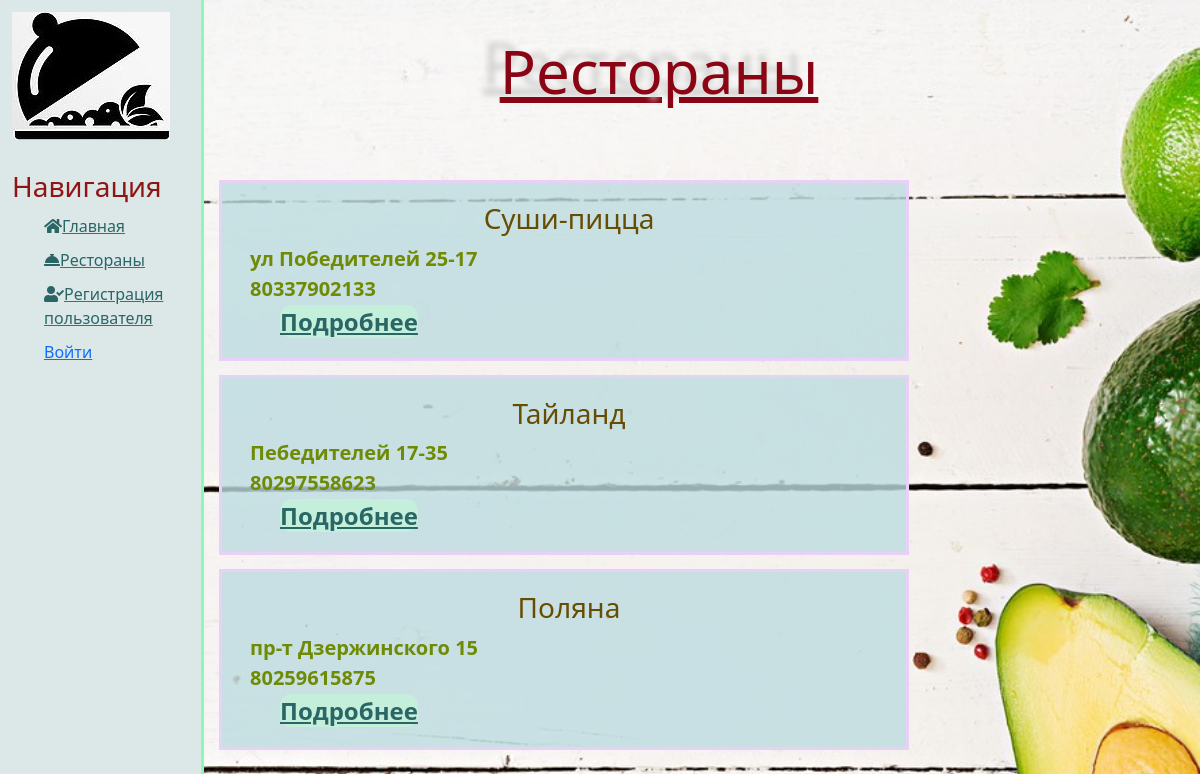
The app's page /restoran/ with its own data.
### restoran/models.py (models this page shows, shortened)
class Restoran(models.Model):
    nazvan=models.CharField('Название ресторана', max_length=30)
    adres=models.CharField('Адрес', max_length=50)
    telefon=models.IntegerField('Телефон')
    content = models.TextField(blank=True, verbose_name="Описание рестрана")
    foto = models.ImageField('Фото ресторана', upload_to='photo/')
    class Meta:
        verbose_name='Ресторан'
        verbose_name_plural='Рестораны'

### restoran/views.py (the view)
# urls.py: path('', views.text, name='restoran'),
def text(request):
    restoran=Restoran.objects.all()
    username = auth.get_user(request).username
    if username:
        return render(request, 'restoran/restorani.html', {'restoran': restoran, 'username': username}, )
    else:
        return render(request, 'restoran/restoran_vse.html', {'restoran': restoran, 'username': username}, )

### restoran/templates/restoran/restoran_vse.html (shortened to what this page needs)
{% extends 'main/globo.html' %}
{%load static%}
{% block content %}
    <h1>Рестораны</h1>
     <br><br>
    {% for el in restoran %}
        <div class="alert-warning">
            <h3>{{ el.nazvan}}</h3>
            <p>{{ el.adres }}
            <p>{{ el.telefon }}</p>
            <p><a href="{% url 'about' el.id %}" > Подробнее </a></p>
        </div>
    {% endfor%}
{% endblock %}

### main/static/main/css/main.css (style rules this page uses)
body { background-image: url(../img/13.jpg); background-size: 1800px; }
main h1 { front-size: 50px; color: #8a0414; text-decoration: underline; font-size: 60px; text-align: center; text-shadow:#cccccc -17px -8px 6px; }
main p { background: linear-gradient(-45deg, #f1f5e4, #e8d0f7); color: #6f8a04; margin-top: 30px; outline: 5px solid #e8d0f7; font-weight:700; text-align: left; font-size: 20px; margin-left: 20px; }
.alert-warning { margin:2%; background: #bcdce0c9; outline: 3px solid #e8d0f7; margin-top: 20px; width: 76%; padding:2.0%; border-top: 1px solid transparent; }
.alert-warning p { background: none; margin-top: 10px; outline: none; float: center; margin: 0; color:1c5701fd ; }
main a { font-size: 24px; font-weight: 700; background-color: #c4f2dad8; color: #2a6666; margin: 30px; border-radius: 12px; }

### records on screen
Restoran: nazvan "Суши-пицца", adres "ул Победителей 25-17", telefon "80337902133"
Restoran: nazvan "Тайланд", adres "Пебедителей 17-35", telefon "80297558623"
Restoran: nazvan "Поляна", adres "пр-т Дзержинского 15", telefon "80259615875"
